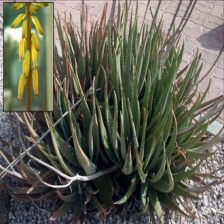
#> input picture dataset/aloe_vera/specimen_0.jpg, 224 x 224 px
$ python -i feature_extractor.py   (imports and definitions only)   (older library calls are emulated)
#> lines starting #> are read from the running program, lines starting #| are printed output that depends on the picture; after the words box and inside, x2 and y2 are one past the last pixel; in counts of white or black regions, pixels touching at a corner belong together
### backend/prcv/preprocessor.py
"""
Image Preprocessing and Segmentation Module.
Handles resizing, normalization, color spaces, CLAHE contrast enhancement,
and Otsu/contour segmentation.
"""

import cv2
import numpy as np
import base64

# [46 lines left out: functions bgr_to_base64_jpeg, preprocess_image, apply_clahe, not called in this run]

def segment_plant_foreground(image_bgr: np.ndarray):
    """
    Image Segmentation:
    Separates the plant/leaf/flower foreground from the background
    using Gaussian blurring, Otsu's automatic thresholding, and morphological operations.
    Returns:
        mask: Binary mask of the foreground plant
        segmented_bgr: Plant with background masked out
        largest_contour: Primary detected contour
        bounding_box: (x, y, w, h) of the primary contour
    """
    gray = cv2.cvtColor(image_bgr, cv2.COLOR_BGR2GRAY)
    blurred = cv2.GaussianBlur(gray, (5, 5), 0)

    # Otsu's thresholding calculates the optimal threshold value minimizing intra-class variance
    _, otsu_thresh = cv2.threshold(blurred, 0, 255, cv2.THRESH_BINARY_INV + cv2.THRESH_OTSU)

    # Invert if the foreground is darker than background or check center density
    h, w = gray.shape
    center_roi = otsu_thresh[int(h*0.25):int(h*0.75), int(w*0.25):int(w*0.75)]
    if np.mean(center_roi) < 100:
        otsu_thresh = cv2.bitwise_not(otsu_thresh)

    # Morphological opening (erode followed by dilate) to remove noise speckles,
    # followed by closing to bridge small gaps within petal or leaf veins
    kernel = cv2.getStructuringElement(cv2.MORPH_ELLIPSE, (5, 5))
    cleaned_mask = cv2.morphologyEx(otsu_thresh, cv2.MORPH_OPEN, kernel, iterations=2)
    cleaned_mask = cv2.morphologyEx(cleaned_mask, cv2.MORPH_CLOSE, kernel, iterations=2)

    # Find external contours
    contours, _ = cv2.findContours(cleaned_mask, cv2.RETR_EXTERNAL, cv2.CHAIN_APPROX_SIMPLE)

    largest_contour = None
    bbox = (0, 0, w, h)
    refined_mask = cleaned_mask.copy()

    if contours:
        largest_contour = max(contours, key=cv2.contourArea)
        # Create a single clean mask containing only the primary plant object
        refined_mask = np.zeros_like(cleaned_mask)
        cv2.drawContours(refined_mask, [largest_contour], -1, 255, thickness=cv2.FILLED)
        bbox = cv2.boundingRect(largest_contour)

    segmented_bgr = cv2.bitwise_and(image_bgr, image_bgr, mask=refined_mask)

    return {
        "mask": refined_mask,
        "segmented_bgr": segmented_bgr,
        "contour": largest_contour,
        "bbox": bbox
    }

# [44 lines left out: function generate_pipeline_visuals, not called in this run]

### backend/prcv/feature_extractor.py
"""
Feature Extraction Module for PRCV.
Extracts handcrafted visual descriptors:
1. Color Features: HSV Color Histograms & Color Moments
2. Texture Features: GLCM Haralick Features & Local Binary Patterns (LBP)
3. Shape Features: Hu Invariant Moments & Morphological Descriptors
"""

import cv2
import numpy as np
from scipy import stats
from skimage.feature import graycomatrix, graycoprops, local_binary_pattern
from backend.prcv.preprocessor import segment_plant_foreground

def extract_color_features(image_bgr: np.ndarray, mask: np.ndarray = None):
    """
    Extract Color Descriptors:
    - Normalized HSV Histograms: H (32 bins), S (16 bins), V (16 bins)
    - Color Moments: Mean, Std Dev, and Skewness for H, S, and V channels
    """
    hsv = cv2.cvtColor(image_bgr, cv2.COLOR_BGR2HSV)

    # 1. HSV Histograms
    h_hist = cv2.calcHist([hsv], [0], mask, [32], [0, 180])
    s_hist = cv2.calcHist([hsv], [1], mask, [16], [0, 256])
    v_hist = cv2.calcHist([hsv], [2], mask, [16], [0, 256])

    # Normalize histograms to unit sum
    h_hist = cv2.normalize(h_hist, h_hist).flatten()
    s_hist = cv2.normalize(s_hist, s_hist).flatten()
    v_hist = cv2.normalize(v_hist, v_hist).flatten()

    hist_features = np.concatenate([h_hist, s_hist, v_hist])

    # 2. Color Moments (Mean, Std Dev, Skewness)
    if mask is not None and np.any(mask > 0):
        h_vals = hsv[:, :, 0][mask > 0]
        s_vals = hsv[:, :, 1][mask > 0]
        v_vals = hsv[:, :, 2][mask > 0]
    else:
        h_vals = hsv[:, :, 0].flatten()
        s_vals = hsv[:, :, 1].flatten()
        v_vals = hsv[:, :, 2].flatten()

    moments = []
    for vals in [h_vals, s_vals, v_vals]:
        if len(vals) > 0:
            m_mean = float(np.mean(vals))
            m_std = float(np.std(vals))
            m_skew = float(stats.skew(vals)) if len(vals) > 2 and m_std > 1e-4 else 0.0
        else:
            m_mean, m_std, m_skew = 0.0, 0.0, 0.0
        moments.extend([m_mean, m_std, m_skew])

    moments = np.array(moments, dtype=np.float32)

    # Dominant colors for UI visualization (in RGB hex format)
    rgb = cv2.cvtColor(image_bgr, cv2.COLOR_BGR2RGB)
    if mask is not None and np.any(mask > 0):
        pixels = rgb[mask > 0]
    else:
        pixels = rgb.reshape(-1, 3)

    if len(pixels) > 50:
        pixels_sample = pixels[np.random.choice(len(pixels), min(500, len(pixels)), replace=False)].astype(np.float32)
        criteria = (cv2.TERM_CRITERIA_EPS + cv2.TERM_CRITERIA_MAX_ITER, 10, 1.0)
        _, _, centers = cv2.kmeans(pixels_sample, 3, None, criteria, 5, cv2.KMEANS_RANDOM_CENTERS)
        dominant_colors = [f"#{int(c[0]):02x}{int(c[1]):02x}{int(c[2]):02x}" for c in centers]
    else:
        dominant_colors = ["#2d6a4f", "#52b788", "#d8f3dc"]

    return {
        "hist_features": hist_features,
        "moments": moments,
        "dominant_colors": dominant_colors,
        "h_hist_curve": [float(x) for x in h_hist],
        "s_hist_curve": [float(x) for x in s_hist],
        "v_hist_curve": [float(x) for x in v_hist]
    }

def extract_texture_features(gray_img: np.ndarray, mask: np.ndarray = None):
    """
    Extract Texture Descriptors:
    - GLCM (Gray-Level Co-occurrence Matrix) Haralick statistics at distances [1, 3]
      averaged over angles [0, 45, 90, 135 degrees]:
      Contrast, Dissimilarity, Homogeneity, Energy, Correlation, ASM
    - Local Binary Patterns (LBP) uniform histogram (10 bins)
    """
    # Downscale intensity levels to 32 to speed up GLCM computation
    quantized_gray = (gray_img / 8).astype(np.uint8)

    # Distances 1 and 3 pixels
    distances = [1, 3]
    angles = [0, np.pi/4, np.pi/2, 3*np.pi/4]

    glcm = graycomatrix(quantized_gray, distances=distances, angles=angles, levels=32, symmetric=True, normed=True)

    glcm_stats = []
    glcm_dict = {}
    for prop in ['contrast', 'dissimilarity', 'homogeneity', 'energy', 'correlation', 'ASM']:
        val = graycoprops(glcm, prop)
        # Average across angles for each distance
        for d_idx, dist in enumerate(distances):
            mean_prop_dist = float(np.mean(val[d_idx, :]))
            glcm_stats.append(mean_prop_dist)
            glcm_dict[f"{prop}_d{dist}"] = round(mean_prop_dist, 4)

    glcm_features = np.array(glcm_stats, dtype=np.float32)

    # Local Binary Patterns (LBP) - Texture micro-patterns
    radius = 1
    n_points = 8 * radius
    lbp = local_binary_pattern(gray_img, n_points, radius, method='uniform')

    # Calculate LBP histogram
    lbp_bins = n_points + 2  # 10 bins for uniform LBP
    if mask is not None and np.any(mask > 0):
        lbp_vals = lbp[mask > 0]
    else:
        lbp_vals = lbp.flatten()

    lbp_hist, _ = np.histogram(lbp_vals, bins=lbp_bins, range=(0, lbp_bins), density=True)
    lbp_features = np.array(lbp_hist, dtype=np.float32)

    return {
        "glcm_features": glcm_features,
        "lbp_features": lbp_features,
        "glcm_stats": glcm_dict,
        "lbp_hist_curve": [float(x) for x in lbp_hist]
    }

def extract_shape_features(contour, image_shape):
    """
    Extract Morphological & Contour Shape Descriptors:
    - 7 Hu Moments (log-transformed for scale and rotation invariance)
    - Aspect Ratio (w / h)
    - Extent (Contour Area / Bounding Box Area)
    - Solidity (Contour Area / Convex Hull Area)
    - Circularity (4 * pi * Area / Perimeter^2)
    """
    h_img, w_img = image_shape[:2]

    if contour is None or len(contour) < 5:
        # Default fallback if no clear contour
        hu_moments = np.zeros(7, dtype=np.float32)
        shape_stats = {
            "aspect_ratio": 1.0,
            "extent": 0.5,
            "solidity": 0.5,
            "circularity": 0.5
        }
        return {
            "hu_moments": hu_moments,
            "shape_ratios": np.array([1.0, 0.5, 0.5, 0.5], dtype=np.float32),
            "stats": shape_stats
        }

    # 1. Hu Moments
    moments = cv2.moments(contour)
    raw_hu = cv2.HuMoments(moments).flatten()

    # Log transform to bring magnitudes into comparable ranges:
    # -sign(h) * log10(abs(h) + 1e-10)
    hu_moments = []
    for h in raw_hu:
        if abs(h) > 1e-10:
            val = -np.sign(h) * np.log10(abs(h))
        else:
            val = 0.0
        hu_moments.append(float(val))
    hu_moments = np.array(hu_moments, dtype=np.float32)

    # 2. Shape Ratios
    area = cv2.contourArea(contour)
    perimeter = cv2.arcLength(contour, True)
    x, y, w, h = cv2.boundingRect(contour)

    # Aspect Ratio
    aspect_ratio = float(w) / float(h) if h > 0 else 1.0

    # Extent
    rect_area = float(w * h)
    extent = float(area) / rect_area if rect_area > 0 else 0.0

    # Solidity
    hull = cv2.convexHull(contour)
    hull_area = cv2.contourArea(hull)
    solidity = float(area) / float(hull_area) if hull_area > 0 else 0.0

    # Circularity
    if perimeter > 0:
        circularity = float(4.0 * np.pi * area) / float(perimeter * perimeter)
    else:
        circularity = 0.0

    shape_ratios = np.array([aspect_ratio, extent, solidity, circularity], dtype=np.float32)

    shape_stats = {
        "aspect_ratio": round(aspect_ratio, 3),
        "extent": round(extent, 3),
        "solidity": round(solidity, 3),
        "circularity": round(circularity, 3),
        "hu_moments": [round(float(m), 3) for m in hu_moments]
    }

    return {
        "hu_moments": hu_moments,
        "shape_ratios": shape_ratios,
        "stats": shape_stats
    }

def extract_all_features(image_bgr: np.ndarray):
    """
    Master feature extraction pipeline.
    Combines Color + Texture + Shape descriptors into a single feature vector
    and returns comprehensive breakdown for UI inspection.
    """
    # Resize to standard size (224x224)
    resized_bgr = cv2.resize(image_bgr, (224, 224), interpolation=cv2.INTER_AREA)
    gray = cv2.cvtColor(resized_bgr, cv2.COLOR_BGR2GRAY)

    # Foreground segmentation
    seg_result = segment_plant_foreground(resized_bgr)
    mask = seg_result["mask"]
    contour = seg_result["contour"]

    # 1. Color features (histograms + moments)
    color_res = extract_color_features(resized_bgr, mask=mask)
    color_vec = np.concatenate([color_res["hist_features"], color_res["moments"]])

    # 2. Texture features (GLCM + LBP)
    texture_res = extract_texture_features(gray, mask=mask)
    texture_vec = np.concatenate([texture_res["glcm_features"], texture_res["lbp_features"]])

    # 3. Shape features (Hu moments + morphometrics)
    shape_res = extract_shape_features(contour, resized_bgr.shape)
    shape_vec = np.concatenate([shape_res["hu_moments"], shape_res["shape_ratios"]])

    # Full concatenated feature vector
    full_vector = np.concatenate([color_vec, texture_vec, shape_vec]).astype(np.float32)

    return {
        "vector": full_vector,
        "feature_dim": len(full_vector),
        "color_features": color_res,
        "texture_features": texture_res,
        "shape_features": shape_res,
        "dominant_colors": color_res["dominant_colors"],
        "segmented_mask": mask,
        "primary_contour": contour
    }

>>> import cv2
>>> picture = cv2.imread('../../dataset/aloe_vera/specimen_0.jpg')
#> picture is the input picture: shape (224, 224, 3); mean B, G, R 86.4, 100.1, 100.5
>>> result = extract_all_features(picture)
#> in segment_plant_foreground, `blurred = cv2.GaussianBlur(gray, (5, 5), 0)`:
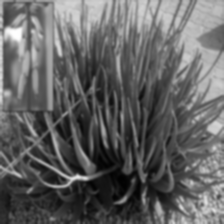
#> blurred: shape (224, 224); min 1, max 254, mean 98.7
#> in segment_plant_foreground, `_, otsu_thresh = cv2.threshold(blurred, 0, 255, cv2.THRESH_BINARY_INV ..`:
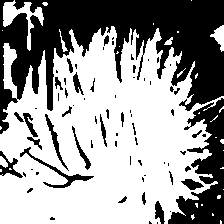
#> otsu_thresh: shape (224, 224); 61% white; 72 black regions (45 under 20 px), largest, box (x1, y1, x2, y2) and area: (0, 0, 224, 134) 13853, (168, 98, 224, 224) 3281, (20, 147, 94, 188) 386
#> in segment_plant_foreground, `center_roi = otsu_thresh[int(h*0.25):int(h*0.75), int(w*0.25):int(w*0...`:
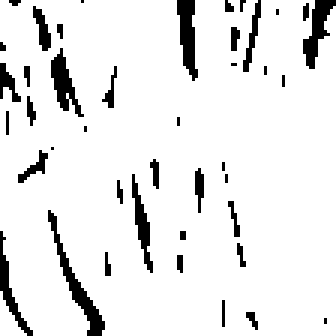
#> center_roi: shape (112, 112) (shown 3 times larger); 91% white; 42 black regions (28 under 20 px), largest, box (x1, y1, x2, y2) and area: (16, 70, 35, 112) 149, (59, 0, 66, 27) 116, (101, 0, 112, 23) 110
#> in segment_plant_foreground, `cleaned_mask = cv2.morphologyEx(cleaned_mask, cv2.MORPH_CLOSE, kernel,..`:
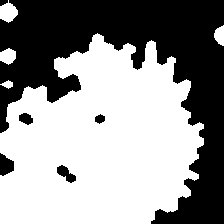
#> cleaned_mask: shape (224, 224); 57.9% white; 6 black regions
#> in segment_plant_foreground, `contours, _ = cv2.findContours(cleaned_mask, cv2.RETR_EXTERNAL, cv2.CH..`: contours = 5 contours; box (x1, y1, x2, y2) and area: (0, 33, 204, 224) 28256, (0, 0, 18, 23) 240, (0, 48, 16, 65) 175, (214, 25, 224, 46) 128, (0, 80, 13, 89) 50
#> in segment_plant_foreground, `largest_contour = max(contours, key=cv2.contourArea)`: largest_contour = contour of 473 points, box (x1, y1, x2, y2) (0, 33, 204, 224), area 28256
#> in segment_plant_foreground, `cv2.drawContours(refined_mask, [largest_contour], -1, 255, thickness=c..`:
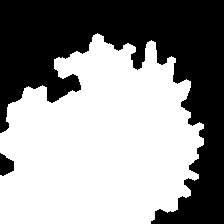
#> refined_mask: shape (224, 224); 57.2% white; 2 black regions, box (x1, y1, x2, y2) and area: (0, 0, 224, 224) 21229, (0, 153, 14, 176) 229
#> in segment_plant_foreground, `bbox = cv2.boundingRect(largest_contour)`: bbox = (0, 33, 204, 191)
#> in segment_plant_foreground, `segmented_bgr = cv2.bitwise_and(image_bgr, image_bgr, mask=refined_mask)`:
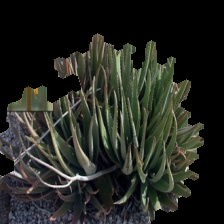
#> segmented_bgr: shape (224, 224, 3); mean B, G, R 32.9, 38.9, 36.6
#> in extract_all_features, `seg_result = segment_plant_foreground(resized_bgr)`: seg_result = 4 items
#> in extract_all_features, `contour = seg_result["contour"]`: contour has the same summary as largest_contour in segment_plant_foreground
#> in extract_color_features, `h_hist = cv2.calcHist([hsv], [0], mask, [32], [0, 180])`: h_hist = 32 values, max 3175 at index 8, min 72 at index 26, mean 897.4
#> in extract_color_features, `s_hist = cv2.calcHist([hsv], [1], mask, [16], [0, 256])`: s_hist = [1110, 2756, 4684, 5346, 4865, 3743, 2605, 1494, 791, 379, 208, 206, 89, 108, 69, 265]
#> in extract_color_features, `v_hist = cv2.calcHist([hsv], [2], mask, [16], [0, 256])`: v_hist = [1082, 3370, 4093, 4525, 4736, 4521, 2638, 1393, 816, 515, 443, 272, 150, 84, 51, 29]
#> in extract_color_features, `h_hist = cv2.normalize(h_hist, h_hist).flatten()`: h_hist = 32 values, max 0.462 at index 8, min 0.0105 at index 26, mean 0.131
#> in extract_color_features, `s_hist = cv2.normalize(s_hist, s_hist).flatten()`: s_hist = [0.107, 0.266, 0.453, 0.517, 0.47, 0.362, 0.252, 0.144, 0.0765, 0.0366, 0.0201, 0.0199, 0.0086, 0.0104, 0.00667, 0.0256]
#> in extract_color_features, `v_hist = cv2.normalize(v_hist, v_hist).flatten()`: v_hist = [0.107, 0.332, 0.404, 0.446, 0.467, 0.446, 0.26, 0.137, 0.0805, 0.0508, 0.0437, 0.0268, 0.0148, 0.00829, 0.00503, 0.00286]
#> in extract_color_features, `hist_features = np.concatenate([h_hist, s_hist, v_hist])`: hist_features = 64 values, max 0.517 at index 35, min 0.00286 at index 63, mean 0.153
#> the loop in extract_color_features, `for vals in [h_vals, s_vals, v_vals]:` made 3 passes
#> (m_mean, m_std, m_skew) on passes 1 to 3: (64.28, 41.35, 0.836), (70.98, 41, 1.47), (71.49, 39.39, 0.931)
#> after the loop in extract_color_features, `for vals in [h_vals, s_vals, v_vals]:`: moments = [64.28, 41.35, 0.836, 70.98, 41, 1.47, 71.49, 39.39, 0.931]
#> in extract_color_features, `pixels_sample = pixels[np.random.choice(len(pixels), min(500, len(pixe..`: pixels_sample = 500 rows, first 8: [24, 25, 27], [93, 95, 82], [80, 82, 68], [36, 42, 40], [44, 46, 45], [23, 24, 18], [71, 73, 88], [68, 67, 49]
#> in extract_color_features, `_, _, centers = cv2.kmeans(pixels_sample, 3, None, criteria, 5, cv2.KM..`: centers = [[74.73, 78.74, 63.66], [28.94, 34.05, 29.67], [141.3, 140.8, 125]]
#> in extract_color_features, `dominant_colors = [f"#{int(c[0]):02x}{int(c[1]):02x}{int(c[2]):02x}" f..`: dominant_colors = ['#4a4e3f', '#1c221d', '#8d8c7d']
#> in extract_all_features, `color_res = extract_color_features(resized_bgr, mask=mask)`: color_res = 6 items
#> in extract_all_features, `color_vec = np.concatenate([color_res["hist_features"], color_res["mom..`: color_vec = 73 values, max 71.49 at index 70, min 0.00286 at index 63, mean 4.68
#> the loop in extract_texture_features, `for prop in ['contrast', 'dissimilarity', 'homogeneity', 'energy', 'co..` made 6 passes
#> val on passes 1, 2, 3, 5: [[13.69, 16.09, 6.08, 17.11], [34.39, 29.55, 21.32, 31]], [[2.45, 2.69, 1.49, 2.72], [4.23, 3.87, 2.98, 3.87]], [[0.42, 0.393, 0.549, 0.396], [0.268, 0.291, 0.377, 0.299]], [[0.861, 0.836, 0.938, 0.826], [0.649, 0.698, 0.782, 0.683]]
#> after the loop in extract_texture_features, `for prop in ['contrast', 'dissimilarity', 'homogeneity', 'energy', 'co..`: glcm_dict = 12 items; glcm_stats = [13.24, 29.06, 2.34, 3.74, 0.439, 0.309, 0.076, 0.0587, 0.865, 0.703, 0.00586, 0.00347]
#> in extract_texture_features, `glcm_features = np.array(glcm_stats, dtype=np.float32)`: glcm_features has the same summary as glcm_stats
#> in extract_texture_features, `lbp = local_binary_pattern(gray_img, n_points, radius, method='uniform')`:
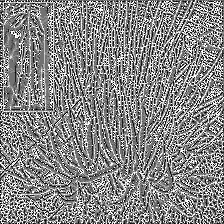
#> lbp: shape (224, 224) float64; min 0, max 9, mean 4.75; drawn with min black and max white
#> in extract_texture_features, `lbp_hist, _ = np.histogram(lbp_vals, bins=lbp_bins, range=(0, lbp_bins..`: lbp_hist = [0.0617, 0.0918, 0.0477, 0.0902, 0.23, 0.116, 0.0632, 0.0892, 0.0862, 0.124]
#> in extract_texture_features, `lbp_features = np.array(lbp_hist, dtype=np.float32)`: lbp_features has the same summary as lbp_hist
#> in extract_all_features, `texture_res = extract_texture_features(gray, mask=mask)`: texture_res = 4 items
#> in extract_all_features, `texture_vec = np.concatenate([texture_res["glcm_features"], texture_re..`: texture_vec = 22 values, max 29.06 at index 1, min 0.00347 at index 11, mean 2.36
#> in extract_shape_features, `moments = cv2.moments(contour)`: moments = moments, m00 28256.5, centre m10/m00, m01/m00 = (99.84, 142.9)
#> in extract_shape_features, `raw_hu = cv2.HuMoments(moments).flatten()`: raw_hu = [0.171, 0.00111, 0.000237, 5.22e-06, -1.08e-11, 5.8e-08, -1.84e-10]
#> the loop in extract_shape_features, `for h in raw_hu:` made 7 passes
#> (h, val) on passes 1 to 7: (0.171, 0.768), (0.00111, 2.95), (0.000237, 3.62), (5.22e-06, 5.28), (-1.08e-11, 0), (5.8e-08, 7.24), (-1.84e-10, -9.74)
#> after the loop in extract_shape_features, `for h in raw_hu:`: hu_moments = [0.768, 2.95, 3.62, 5.28, 0, 7.24, -9.74]
#> in extract_shape_features, `area = cv2.contourArea(contour)`: area = 28256.5
#> in extract_shape_features, `perimeter = cv2.arcLength(contour, True)`: perimeter = 1023.3
#> in extract_shape_features, `x, y, w, h = cv2.boundingRect(contour)`: x = 0; y = 33; w = 204; h = 191
#> in extract_shape_features, `aspect_ratio = float(w) / float(h) if h > 0 else 1.0`: aspect_ratio = 1.07
#> in extract_shape_features, `rect_area = float(w * h)`: rect_area = 38964
#> in extract_shape_features, `extent = float(area) / rect_area if rect_area > 0 else 0.0`: extent = 0.725
#> in extract_shape_features, `hull = cv2.convexHull(contour)`: hull = contour of 18 points, box (x1, y1, x2, y2) (0, 33, 204, 224), area 32040
#> in extract_shape_features, `hull_area = cv2.contourArea(hull)`: hull_area = 32039.5
#> in extract_shape_features, `solidity = float(area) / float(hull_area) if hull_area > 0 else 0.0`: solidity = 0.882
#> in extract_shape_features, `circularity = float(4.0 * np.pi * area) / float(perimeter * perimeter)`: circularity = 0.339
#> in extract_shape_features, `shape_ratios = np.array([aspect_ratio, extent, solidity, circularity],..`: shape_ratios = [1.07, 0.725, 0.882, 0.339]
#> in extract_shape_features, `shape_stats = { "aspect_ratio": round(aspect_ratio, 3), "extent": roun..`: shape_stats = {'aspect_ratio': 1.07, 'extent': 0.725, 'solidity': 0.882, 'circularity': 0.339, 'hu_moments': [0.768, 2.96, 3.62, 5.28, 0, 7.24, -9.74]}
#> in extract_all_features, `shape_res = extract_shape_features(contour, resized_bgr.shape)`: shape_res = 3 items
#> in extract_all_features, `shape_vec = np.concatenate([shape_res["hu_moments"], shape_res["shape_..`: shape_vec = [0.768, 2.95, 3.62, 5.28, 0, 7.24, -9.74, 1.07, 0.725, 0.882, 0.339]
#> in extract_all_features, `full_vector = np.concatenate([color_vec, texture_vec, shape_vec]).asty..`: full_vector = 106 values, max 71.49 at index 70, min -9.74 at index 101, mean 3.83
#> result = 8 items
